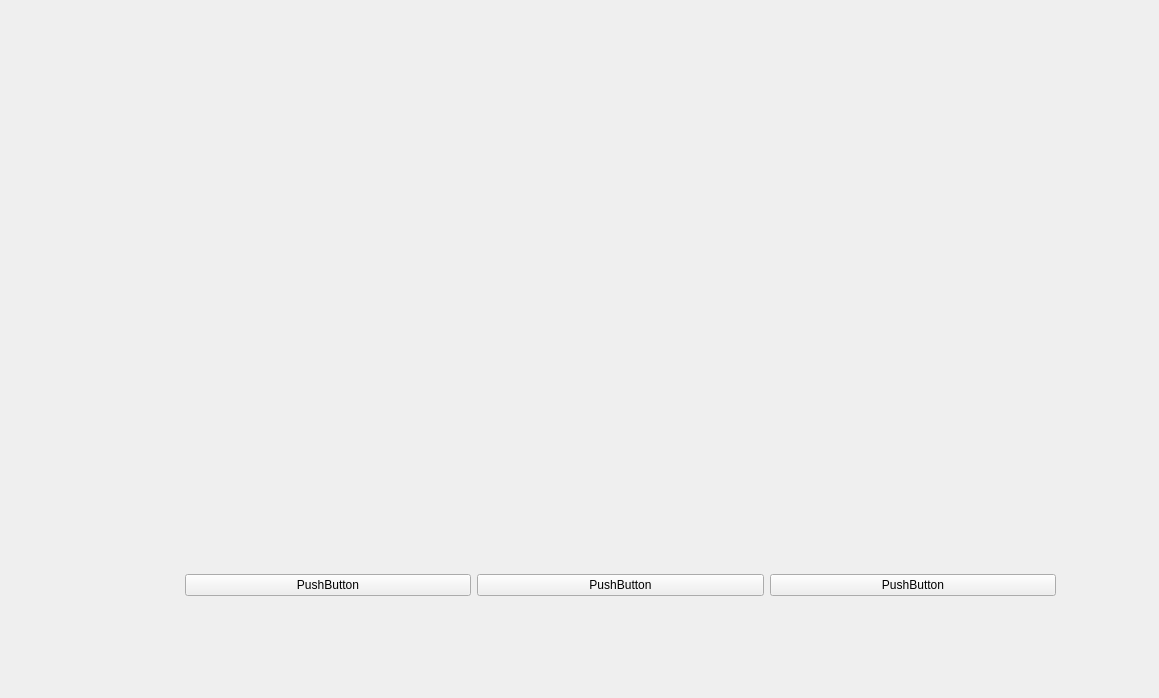
<?xml version="1.0" encoding="UTF-8"?>
<ui version="4.0">
 <class>MainPages</class>
 <widget class="QWidget" name="MainPages">
  <property name="geometry">
   <rect>
    <x>0</x>
    <y>0</y>
    <width>1159</width>
    <height>698</height>
   </rect>
  </property>
  <property name="windowTitle">
   <string>Form</string>
  </property>
  <layout class="QHBoxLayout" name="horizontalLayout">
   <property name="spacing">
    <number>0</number>
   </property>
   <property name="leftMargin">
    <number>5</number>
   </property>
   <property name="topMargin">
    <number>5</number>
   </property>
   <property name="rightMargin">
    <number>5</number>
   </property>
   <property name="bottomMargin">
    <number>5</number>
   </property>
   <item>
    <widget class="QStackedWidget" name="pages">
     <property name="currentIndex">
      <number>3</number>
     </property>
     <widget class="QWidget" name="page_1">
      <property name="styleSheet">
       <string notr="true">font-size: 14pt</string>
      </property>
      <layout class="QVBoxLayout" name="page_1_layout">
       <property name="spacing">
        <number>5</number>
       </property>
       <property name="leftMargin">
        <number>5</number>
       </property>
       <property name="topMargin">
        <number>5</number>
       </property>
       <property name="rightMargin">
        <number>5</number>
       </property>
       <property name="bottomMargin">
        <number>5</number>
       </property>
       <item alignment="Qt::AlignHCenter">
        <widget class="QFrame" name="welcome_base">
         <property name="minimumSize">
          <size>
           <width>300</width>
           <height>150</height>
          </size>
         </property>
         <property name="maximumSize">
          <size>
           <width>300</width>
           <height>150</height>
          </size>
         </property>
         <property name="frameShape">
          <enum>QFrame::NoFrame</enum>
         </property>
         <property name="frameShadow">
          <enum>QFrame::Raised</enum>
         </property>
         <layout class="QVBoxLayout" name="center_page_layout">
          <property name="spacing">
           <number>10</number>
          </property>
          <property name="leftMargin">
           <number>0</number>
          </property>
          <property name="topMargin">
           <number>0</number>
          </property>
          <property name="rightMargin">
           <number>0</number>
          </property>
          <property name="bottomMargin">
           <number>0</number>
          </property>
          <item>
           <widget class="QFrame" name="logo">
            <property name="minimumSize">
             <size>
              <width>300</width>
              <height>120</height>
             </size>
            </property>
            <property name="maximumSize">
             <size>
              <width>300</width>
              <height>120</height>
             </size>
            </property>
            <property name="frameShape">
             <enum>QFrame::NoFrame</enum>
            </property>
            <property name="frameShadow">
             <enum>QFrame::Raised</enum>
            </property>
            <layout class="QVBoxLayout" name="logo_layout">
             <property name="spacing">
              <number>0</number>
             </property>
             <property name="leftMargin">
              <number>0</number>
             </property>
             <property name="topMargin">
              <number>0</number>
             </property>
             <property name="rightMargin">
              <number>0</number>
             </property>
             <property name="bottomMargin">
              <number>0</number>
             </property>
            </layout>
           </widget>
          </item>
          <item>
           <widget class="QLabel" name="label">
            <property name="text">
             <string>Welcome To PyOneDark GUI</string>
            </property>
            <property name="alignment">
             <set>Qt::AlignCenter</set>
            </property>
           </widget>
          </item>
         </layout>
        </widget>
       </item>
      </layout>
     </widget>
     <widget class="QWidget" name="page_2">
      <layout class="QVBoxLayout" name="page_2_layout">
       <property name="spacing">
        <number>5</number>
       </property>
       <property name="leftMargin">
        <number>5</number>
       </property>
       <property name="topMargin">
        <number>5</number>
       </property>
       <property name="rightMargin">
        <number>5</number>
       </property>
       <property name="bottomMargin">
        <number>5</number>
       </property>
       <item>
        <widget class="QScrollArea" name="scroll_area">
         <property name="styleSheet">
          <string notr="true">background: transparent;</string>
         </property>
         <property name="frameShape">
          <enum>QFrame::NoFrame</enum>
         </property>
         <property name="verticalScrollBarPolicy">
          <enum>Qt::ScrollBarAlwaysOff</enum>
         </property>
         <property name="horizontalScrollBarPolicy">
          <enum>Qt::ScrollBarAlwaysOff</enum>
         </property>
         <property name="widgetResizable">
          <bool>true</bool>
         </property>
         <widget class="QWidget" name="contents">
          <property name="geometry">
           <rect>
            <x>0</x>
            <y>0</y>
            <width>1139</width>
            <height>678</height>
           </rect>
          </property>
          <property name="styleSheet">
           <string notr="true">background: transparent;</string>
          </property>
          <layout class="QVBoxLayout" name="verticalLayout">
           <property name="spacing">
            <number>15</number>
           </property>
           <property name="leftMargin">
            <number>5</number>
           </property>
           <property name="topMargin">
            <number>5</number>
           </property>
           <property name="rightMargin">
            <number>5</number>
           </property>
           <property name="bottomMargin">
            <number>5</number>
           </property>
           <item>
            <widget class="QLabel" name="title_label">
             <property name="maximumSize">
              <size>
               <width>16777215</width>
               <height>40</height>
              </size>
             </property>
             <property name="font">
              <font>
               <pointsize>16</pointsize>
              </font>
             </property>
             <property name="styleSheet">
              <string notr="true">font-size: 16pt</string>
             </property>
             <property name="text">
              <string>Custom Widgets Page</string>
             </property>
             <property name="alignment">
              <set>Qt::AlignCenter</set>
             </property>
            </widget>
           </item>
           <item>
            <widget class="QLabel" name="description_label">
             <property name="text">
              <string>Here will be all the custom widgets, they will be added over time on this page.
I will try to always record a new tutorial when adding a new Widget and updating the project on Patreon before launching on GitHub and GitHub after the public release.</string>
             </property>
             <property name="alignment">
              <set>Qt::AlignHCenter|Qt::AlignTop</set>
             </property>
             <property name="wordWrap">
              <bool>true</bool>
             </property>
            </widget>
           </item>
           <item>
            <layout class="QHBoxLayout" name="row_1_layout"/>
           </item>
           <item>
            <layout class="QHBoxLayout" name="row_2_layout"/>
           </item>
           <item>
            <layout class="QHBoxLayout" name="row_3_layout"/>
           </item>
           <item>
            <layout class="QVBoxLayout" name="row_4_layout"/>
           </item>
           <item>
            <layout class="QVBoxLayout" name="row_5_layout"/>
           </item>
          </layout>
         </widget>
        </widget>
       </item>
      </layout>
     </widget>
     <widget class="QWidget" name="page_3">
      <property name="styleSheet">
       <string notr="true">QFrame {
	font-size: 16pt;
}</string>
      </property>
      <layout class="QVBoxLayout" name="page_3_layout">
       <item>
        <widget class="QLabel" name="empty_page_label">
         <property name="font">
          <font>
           <pointsize>16</pointsize>
          </font>
         </property>
         <property name="text">
          <string>Empty Page</string>
         </property>
         <property name="alignment">
          <set>Qt::AlignCenter</set>
         </property>
        </widget>
       </item>
      </layout>
     </widget>
     <widget class="QWidget" name="page_chart">
      <property name="sizePolicy">
       <sizepolicy hsizetype="Expanding" vsizetype="Expanding">
        <horstretch>0</horstretch>
        <verstretch>0</verstretch>
       </sizepolicy>
      </property>
      <widget class="QWidget" name="verticalLayoutWidget">
       <property name="geometry">
        <rect>
         <x>180</x>
         <y>110</y>
         <width>871</width>
         <height>481</height>
        </rect>
       </property>
       <layout class="QVBoxLayout" name="page_chart_vlayout">
        <item>
         <widget class="QWidget" name="widget" native="true">
          <property name="sizePolicy">
           <sizepolicy hsizetype="Expanding" vsizetype="Expanding">
            <horstretch>0</horstretch>
            <verstretch>0</verstretch>
           </sizepolicy>
          </property>
         </widget>
        </item>
        <item>
         <layout class="QHBoxLayout" name="page_chart_hlayout">
          <item>
           <widget class="QPushButton" name="PB1">
            <property name="sizePolicy">
             <sizepolicy hsizetype="Expanding" vsizetype="Fixed">
              <horstretch>0</horstretch>
              <verstretch>0</verstretch>
             </sizepolicy>
            </property>
            <property name="text">
             <string>PushButton</string>
            </property>
           </widget>
          </item>
          <item>
           <widget class="QPushButton" name="PB3">
            <property name="sizePolicy">
             <sizepolicy hsizetype="Expanding" vsizetype="Fixed">
              <horstretch>0</horstretch>
              <verstretch>0</verstretch>
             </sizepolicy>
            </property>
            <property name="text">
             <string>PushButton</string>
            </property>
           </widget>
          </item>
          <item>
           <widget class="QPushButton" name="PB2">
            <property name="sizePolicy">
             <sizepolicy hsizetype="Expanding" vsizetype="Fixed">
              <horstretch>0</horstretch>
              <verstretch>0</verstretch>
             </sizepolicy>
            </property>
            <property name="text">
             <string>PushButton</string>
            </property>
           </widget>
          </item>
         </layout>
        </item>
       </layout>
      </widget>
     </widget>
    </widget>
   </item>
  </layout>
 </widget>
 <resources/>
 <connections/>
</ui>
